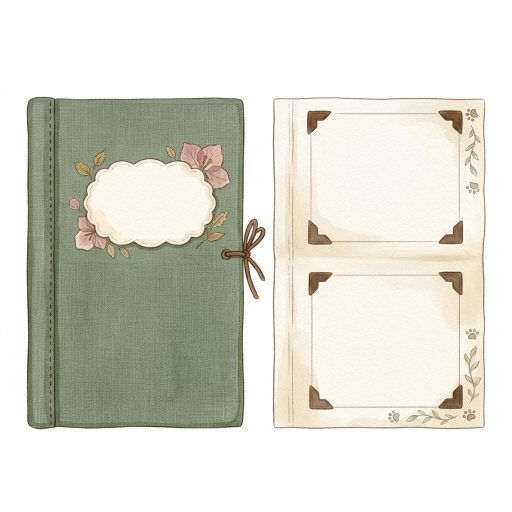
#> input picture src/vi_1127/album_pages.jpg, 1024 x 1024 px, found by its file name (shown at 1/2 size)
$ python cut_album.py
#> lines starting #> are read from the running program, lines starting #| are printed output that depends on the picture; after the words box and inside, x2 and y2 are one past the last pixel; in counts of white or black regions, pixels touching at a corner belong together
# Vi 27/11 (src/vi_1127/album_pages.jpg): year-end album -- fabric cover (portrait, cloud label, string tie) and an inner
# page with two photo slots (paper corners). Prints the slot/label rectangles in output-image pixels for src/album.js.
import sys
import cv2, numpy as np
G = sys.argv[1] if len(sys.argv) > 1 else '.'
im = cv2.imread(f'{G}/src/vi_1127/album_pages.jpg')
#> im is the input picture: shape (1024, 1024, 3); mean B, G, R 210.1, 220.9, 220.6
g = cv2.cvtColor(im, cv2.COLOR_BGR2GRAY); hsv = cv2.cvtColor(im, cv2.COLOR_BGR2HSV)
#> after `hsv = cv2.cvtColor(im, cv2.COLOR_BGR2HSV)`: hsv: shape (1024, 1024, 3); mean H, S, V 18.2, 19.6, 223.3
FG = ((g < 240) | (hsv[..., 1] > 14)).astype(np.uint8) * 255
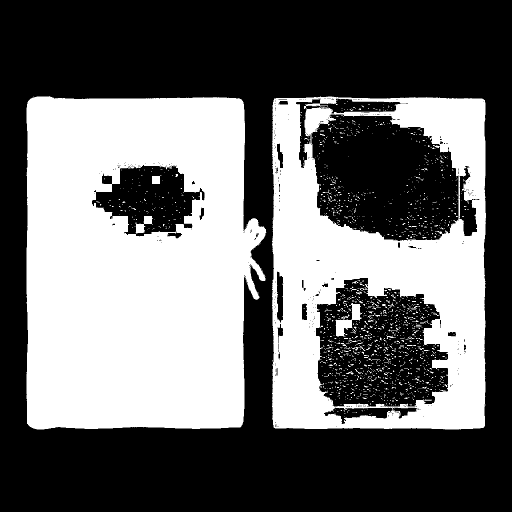
#> FG: shape (1024, 1024) (shown at 1/2 size); 41.6% white; 1569 white regions (1520 under 20 px), largest, box (x1, y1, x2, y2) and area: (53, 192, 533, 859) 269847, (544, 193, 972, 859) 156164, (670, 606, 724, 673) 1358
def save(name, box):
#> called with name = 'album_cover2', box = (40, 180, 540, 870)
    x0, y0, x1, y1 = box
    m = cv2.morphologyEx(FG[y0:y1, x0:x1], cv2.MORPH_CLOSE, np.ones((9, 9), np.uint8))
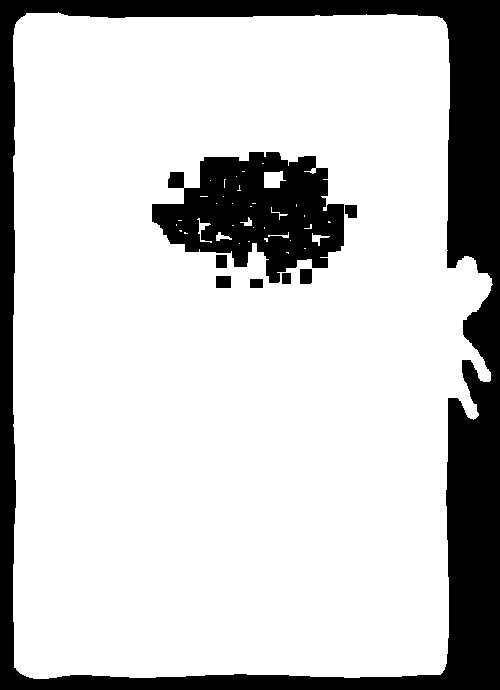
#> m: shape (690, 500); 79.5% white; 8 black regions
    cnts, _ = cv2.findContours(m, cv2.RETR_EXTERNAL, cv2.CHAIN_APPROX_SIMPLE)
#> cnts = 1 contour; box (x1, y1, x2, y2) and area: (13, 12, 493, 679) 289434
    big = max(cv2.contourArea(c) for c in cnts)
#> big = 289434
    keep = np.zeros_like(m); cv2.drawContours(keep, [c for c in cnts if cv2.contourArea(c) > big * 0.002], -1, 255, -1)
#> after `cv2.drawContours(keep, [c for c in cnts if cv2.contourArea(c) > big * `: keep: shape (690, 500); 84.2% white; 1 black region, box (x1, y1, x2, y2) and area: (0, 0, 500, 690) 54393
    m = cv2.GaussianBlur(keep, (3, 3), 0)
    out = cv2.cvtColor(im[y0:y1, x0:x1], cv2.COLOR_BGR2BGRA); out[..., 3] = m
#> after `out[..., 3] = m`:
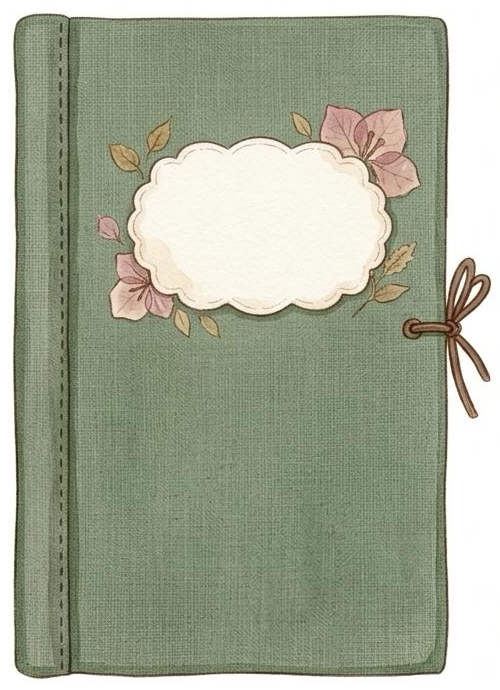
#> out: shape (690, 500, 4); mean B, G, R, A 149.6, 169.9, 163.6, 214.8
    ys, xs = np.where(m > 20); out = out[ys.min():ys.max() + 1, xs.min():xs.max() + 1]
    cv2.imwrite(f'{G}/assets/{name}.png', out); print(name, out.shape[1], out.shape[0], 'origin', x0 + xs.min(), y0 + ys.min())
#| album_cover2 482 669 origin 52 191
save('album_cover2', (40, 180, 540, 870))
save('album_page', (538, 180, 990, 870))
#> call 2 of save, with name = 'album_page', box = (538, 180, 990, 870)
#> in save (call 2), `m = cv2.morphologyEx(FG[y0:y1, x0:x1], cv2.MORPH_CLOSE, np.ones((9, 9)..`:
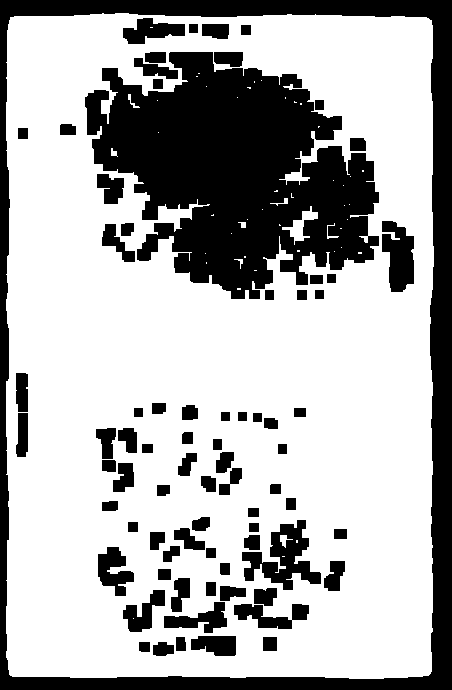
#> m: shape (690, 452); 68.6% white; 76 black regions
#> in save (call 2), `cnts, _ = cv2.findContours(m, cv2.RETR_EXTERNAL, cv2.CHAIN_APPROX_SIMP..`: cnts = 1 contour; box (x1, y1, x2, y2) and area: (6, 13, 434, 679) 279924
#> in save (call 2), `big = max(cv2.contourArea(c) for c in cnts)`: big = 279923.5
#> in save (call 2), `cv2.drawContours(keep, [c for c in cnts if cv2.contourArea(c) > big * `:
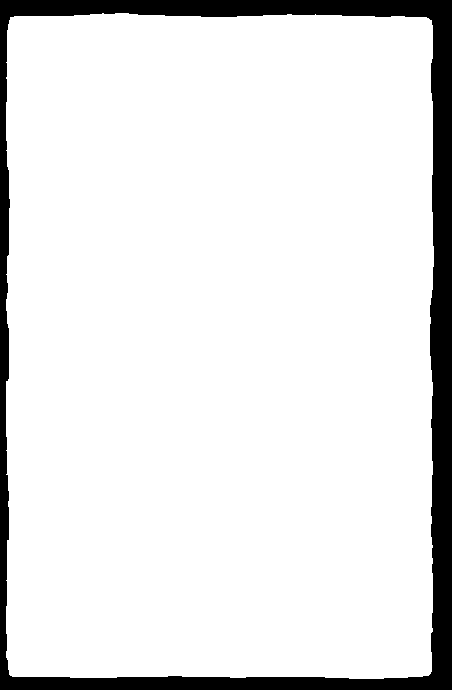
#> keep: shape (690, 452); 90.1% white; 1 black region, box (x1, y1, x2, y2) and area: (0, 0, 452, 690) 30878
#> in save (call 2), `out[..., 3] = m`:
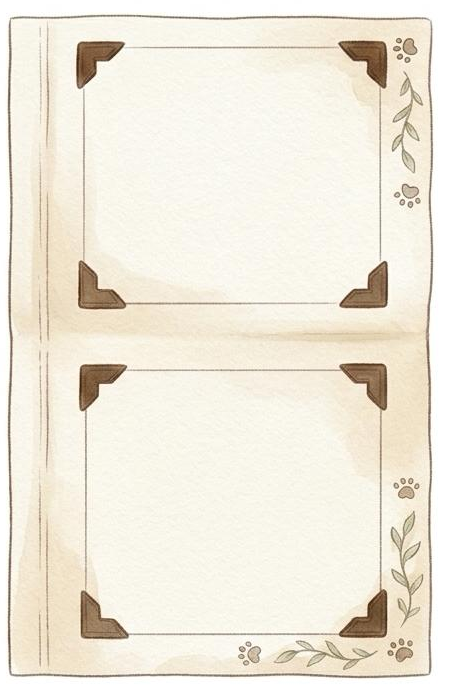
#> out: shape (690, 452, 4); mean B, G, R, A 220.8, 234.5, 240.4, 229.8
#> in save (call 2), `out = out[ys.min():ys.max() + 1, xs.min():xs.max() + 1]`:
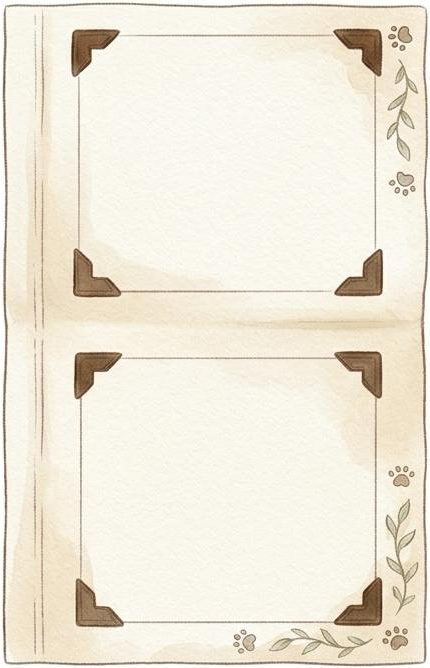
#> out: shape (668, 430, 4); mean B, G, R, A 217.9, 232.8, 239.2, 249.5
#| album_page 430 668 origin 543 192

$ run again, with src/vi_1127/album2.jpg copied over src/vi_1127/album_pages.jpg
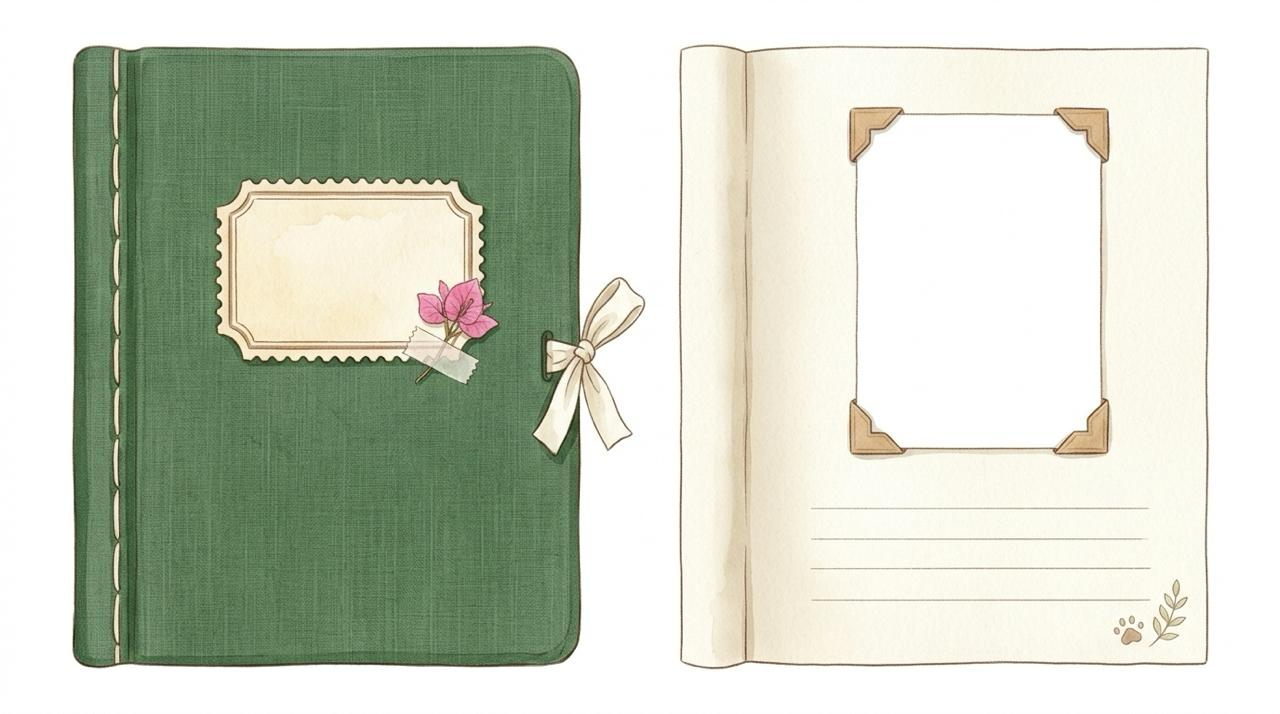
#> input picture src/vi_1127/album2.jpg, 1280 x 714 px, found by its file name
#> im is the input picture: shape (714, 1280, 3); mean B, G, R 194.5, 210.1, 204
#> hsv: shape (714, 1280, 3); mean H, S, V 27.2, 29.3, 212.2
#> `FG = ((g < 240) | (hsv[..., 1] > 14)).astype(np.uint8) * 255`:
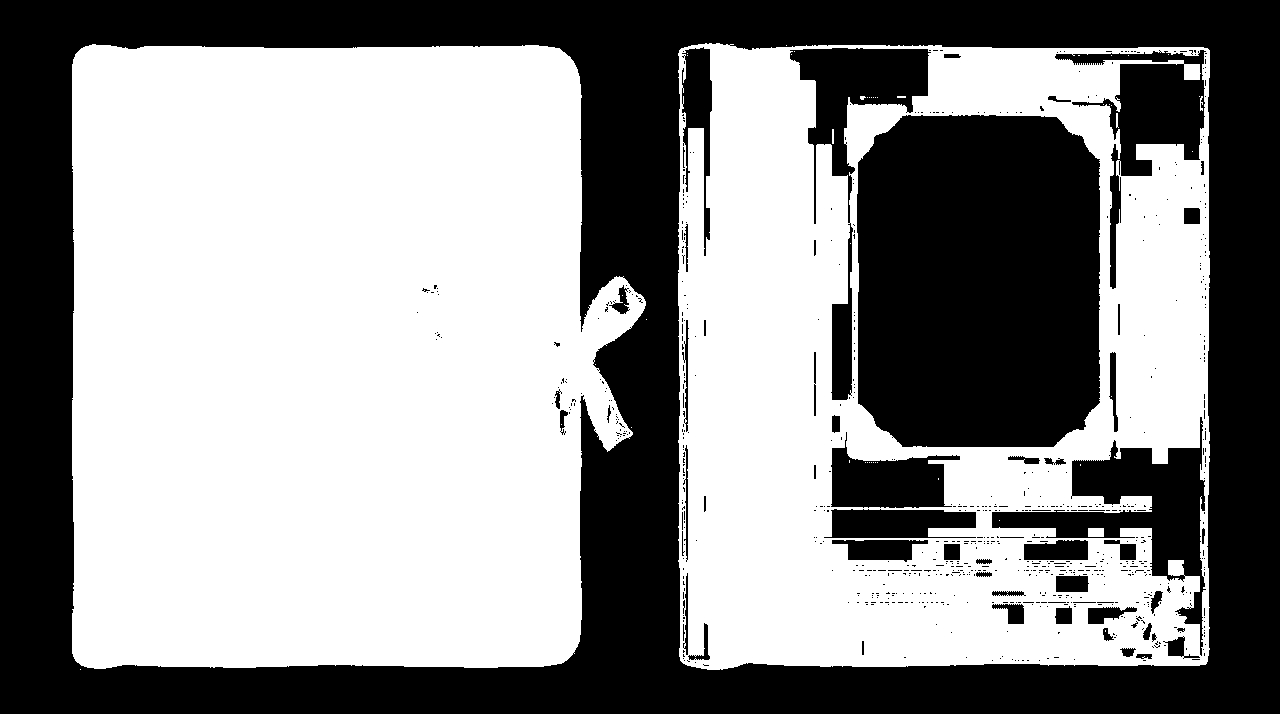
#> FG: shape (714, 1280); 56.3% white; 760 black regions (704 under 20 px), largest, box (x1, y1, x2, y2) and area: (0, 0, 1280, 714) 266202, (857, 115, 1100, 447) 76142, (992, 417, 1206, 656) 13113
#> cnts = 1 contour; box (x1, y1, x2, y2) and area: (32, 0, 500, 490) 226359
#> big = 226359
#| album_cover2 469 491 origin 71 180
#> cnts = 2 contours; box (x1, y1, x2, y2) and area: (140, 0, 452, 490) 116113, (0, 0, 109, 487) 25768
#> big = 116113
#> keep: shape (534, 452); 59.4% white; 2 black regions, box (x1, y1, x2, y2) and area: (0, 0, 452, 534) 63820, (319, 0, 452, 267) 34268
#> in save (call 2), `out = out[ys.min():ys.max() + 1, xs.min():xs.max() + 1]`:
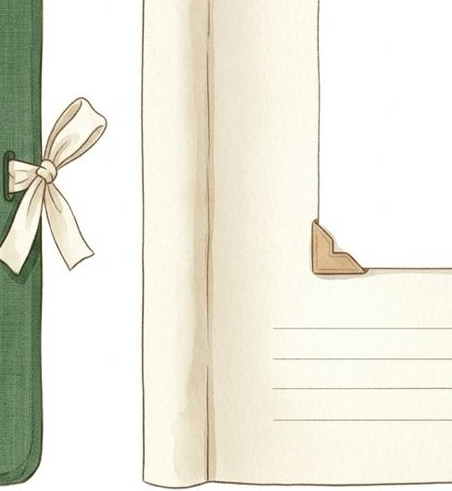
#> out: shape (491, 452, 4); mean B, G, R, A 220.4, 232.8, 233.9, 164.6
#| album_page 452 491 origin 538 180
